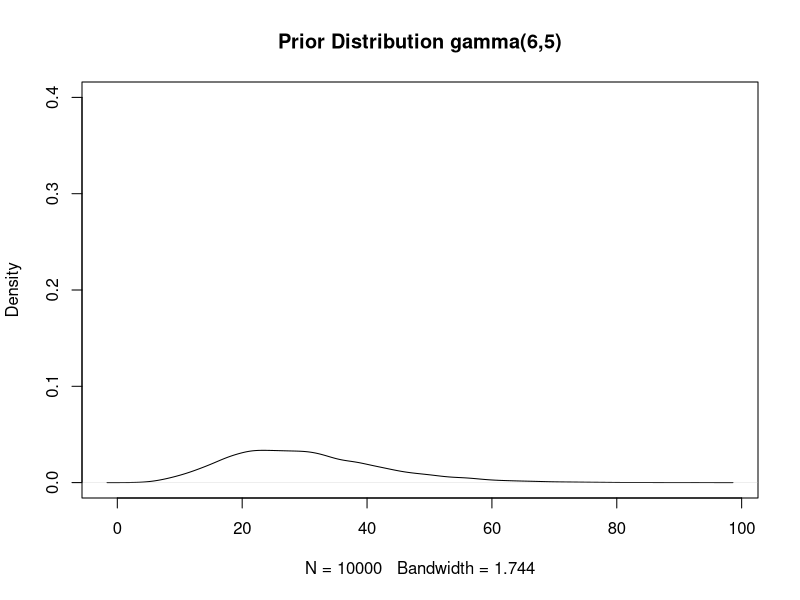
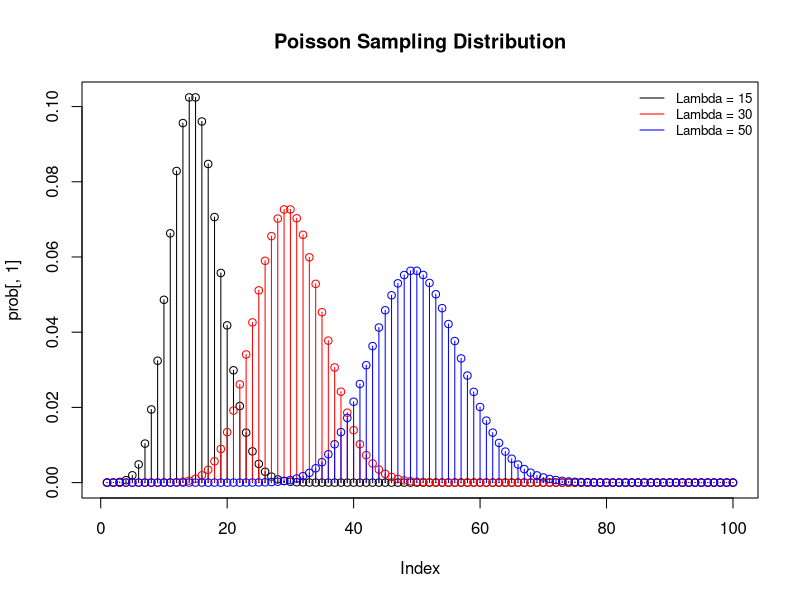
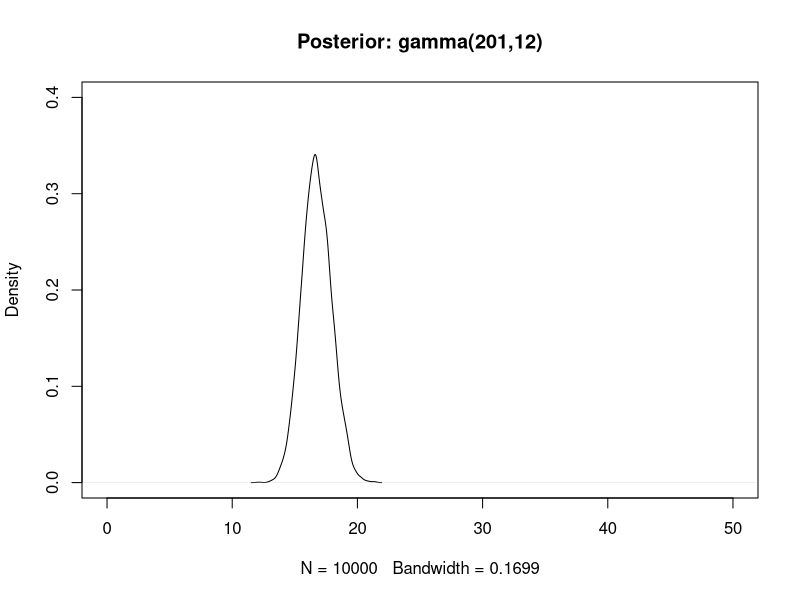
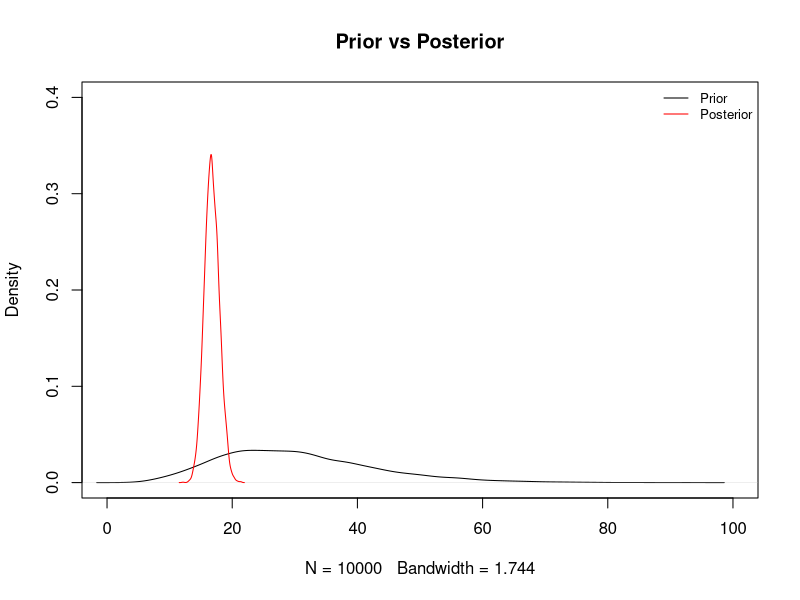

Here is the R script that generated these plots, in order:
## ---- chunk 1
nrand<-100000
shape<-6
scale<-5
dt<-rgamma(10000,shape=shape,scale=scale) #Mean of the gamma distribution is shape * scale
plot(density(dt),ylim=c(0,0.4),main='Prior Distribution gamma(6,5)')
## ---- chunk 2
n<-100
lambda<-c(15,30, 50)
J<-length(lambda)
prob<-array(dim=c(n,J))
for (j in 1:J){
  for (i in 1:n){
    prob[i,j]<-dpois(i,lambda = lambda[j])
  }
}
plot(prob[,1], main = 'Poisson Sampling Distribution') #First density plot of lambda = 15
segments(1:n, 0, 1:n, prob[,1])

points(prob[,2], col="red") #First density plot of lambda = 30
segments(1:n, 0, 1:n, prob[,2], col="red")

points(prob[,3], col="blue") #First density plot of lambda = 50
segments(1:n, 0, 1:n, prob[,3], col="blue")

legend("topright", legend=c("Lambda = 15", "Lambda = 30", "Lambda = 50"),
       col=c("black", "red","blue"), lty=1, cex=0.8, bty="n")
## ---- chunk 3
#generating a random number from a posterior gamma(shape+ sum(y),scale+n) distribution
y<-c(10,15,30,10,60,50,20) #clicks on that weeks
n<-7 #You put up the ad on 7 days
a1<-shape+sum(y)
b1<-scale+n
nrand<-10000
dt.post<-rgamma(nrand,a1,b1)
plot(density(dt.post),main='Posterior: gamma(201,12)',
     xlim=c(0, 50),ylim=c(0,0.4))
## ---- chunk 4

#Graph overly prior and posterior density

plot(density(dt),xlim=c(0, 100),ylim = c(0,0.4),main='Prior vs Posterior')
lines(density(dt.post), col="red")

#Add legend
legend("topright", legend=c("Prior", "Posterior"),
       col=c("black", "red"), lty=1, cex=0.8, bty="n")

